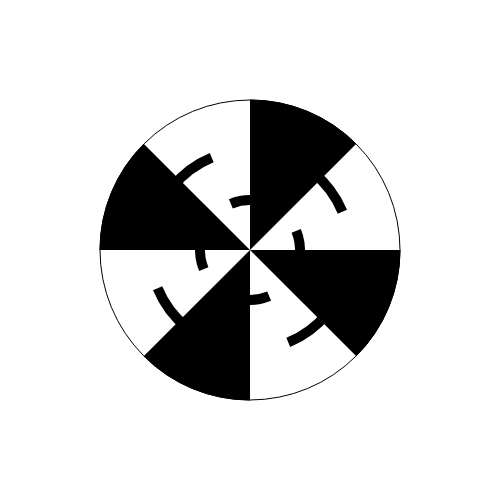
Frame 1 (no input)
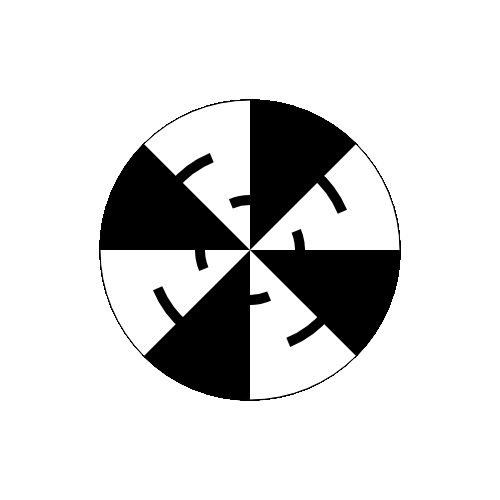
Frame 60 (no input)
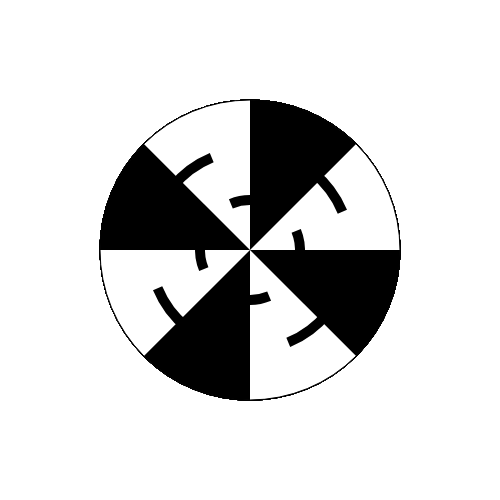
Frame 120 (the mouse pressed at the canvas centre since frame 60)

The p5.js sketch that drew these frames (run headless with seeded random() and noise() and a simulated clock; from frame 60 on, the mouse is pressed at the canvas centre):

// p5.js sketch
// ── sketch.js
var rot = 0;
var x = 1;

function setup ()
{
	createCanvas(500, 500);
    strokeCap(SQUARE);
    
}

function draw ()
{
    rot += TAU/x;
    push ();
    
    translate(width/2, height/2);
    rotate(rot);
    
    push ();
    
    fill(255);
    ellipse(0, 0, 300, 300);
    
    push ();
    
    fill(0)
    arc(0, 0, 300, 300, 0, QUARTER_PI);
    arc(0, 0, 300, 300, HALF_PI, HALF_PI + QUARTER_PI);
    arc(0, 0, 300, 300, PI, PI + QUARTER_PI);
    arc(0, 0, 300, 300, PI + HALF_PI, PI + HALF_PI + QUARTER_PI);
    
    push ();
    
    noFill();
    strokeWeight(10);
    arc(0, 0, 200, 200, HALF_PI + QUARTER_PI-0.1, HALF_PI + QUARTER_PI + QUARTER_PI/2);
    arc(0, 0, 200, 200, QUARTER_PI-0.1, QUARTER_PI + QUARTER_PI/2);
    arc(0, 0, 200, 200, PI + QUARTER_PI-0.1, PI + QUARTER_PI + QUARTER_PI/2);
    arc(0, 0, 200, 200, PI + HALF_PI + QUARTER_PI-0.1, PI + HALF_PI + QUARTER_PI + QUARTER_PI/2);
    
    arc(0, 0, 100, 100, HALF_PI + QUARTER_PI + QUARTER_PI/2, PI + 0.1);
    arc(0, 0, 100, 100, PI + QUARTER_PI + QUARTER_PI/2, PI + HALF_PI + 0.1);
    arc(0, 0, 100, 100, PI + + HALF_PI + QUARTER_PI + QUARTER_PI/2, 0.1);
    arc(0, 0, 100, 100, QUARTER_PI + QUARTER_PI/2, HALF_PI + 0.1);
    
    pop ();
    
    pop ();
    
    pop ();
    
    pop ();
}

function keyPressed ()
{
    
    if (keyCode === UP_ARROW) {
        x++;
        console.log(x);
    }
    if (keyCode === DOWN_ARROW && x > 4) {
        x--;
        console.log(x);
    }
}
